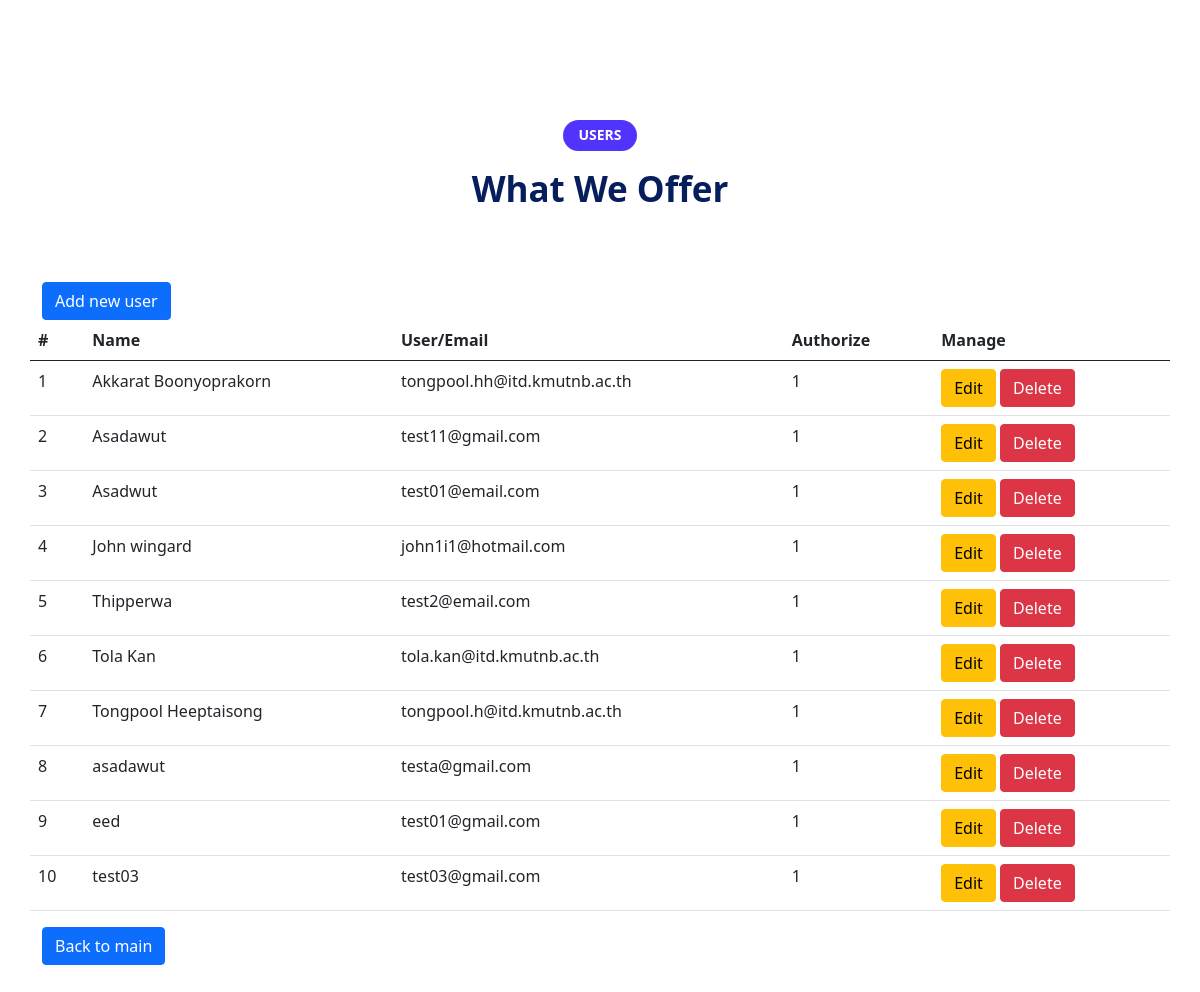
The page /user (signed in) on the database its author committed.
### tables this page shows
CREATE TABLE "username" (
	"username"	TEXT NOT NULL,
	"fullname"	TEXT,
	"password"	TEXT,
	"authorize"	INTEGER,
	PRIMARY KEY("username")
);

### app.py (the view)
@app.route("/user", methods=["GET"])
def user():
    if session['audit'] == True:
        conn = sql.connect(database)
        cur = conn.cursor()
        sql_select = """
        SELECT fullname,username,authorize
        FROM username
        ORDER BY fullname
        """
        cur.execute(sql_select)
        record = cur.fetchall() #(Tongpool Heeptaisong, tongpool.h@itd.kmutnb.ac.th, 1)
        conn.close()
        return render_template("user.html", user=record)
    else:
        return redirect('/sign-in')

### templates/user.html (shortened to what this page needs)
<!DOCTYPE html>
<html class="no-js" lang="zxx">
<head>
    <link rel="stylesheet" href="{{ url_for('static', filename='css/bootstrap.min.css') }}" />
    <link rel="stylesheet" href="{{ url_for('static', filename='css/LineIcons.2.0.css') }}" />
    <link rel="stylesheet" href="{{ url_for('static', filename='css/animate.css') }}" />
    <link rel="stylesheet" href="{{ url_for('static', filename='css/tiny-slider.css') }}" />
    <link rel="stylesheet" href="{{ url_for('static', filename='css/glightbox.min.css') }}" />
    <link rel="stylesheet" href="{{ url_for('static', filename='css/main.css') }}" />
    <link href="https://cdn.jsdelivr.net/npm/bootstrap@5.0.2/dist/css/bootstrap.min.css" rel="stylesheet">
</head>
<body>
    <section class="services style3 section">
        <div class="container">
            <div class="row">
                <div class="col-12">
                    <div class="section-title">
                        <h3 class="wow zoomIn" data-wow-delay=".2s">Users</h3>
                        <h2 class="wow fadeInUp" data-wow-delay=".4s">What we offer</h2>
                    </div>
                </div>
            </div>
            <a class="btn btn-primary" href="/user-add" role="button">Add new user</a>
            <div class="row">
                <table class="table">
                    <thead>
                        <tr>
                            <th scope="col">#</th>
                            <th scope="col">Name</th>
                            <th scope="col">User/Email</th>
                            <th scope="col">Authorize</th>
                            <th scope="col">Manage</th>
                        </tr>
                    </thead>
                    <tbody>
                        {% for name in user %}
                        <tr>
                            <td scope="row">{{ loop.index }}</td>
                            <td>{{ name[0] }}</td>
                            <td>{{ name[1] }}</td>
                            <td>{{ name[2] }}</td>
                            <td>
                                <a class="btn btn-warning" href="/user-edit/{{ name[1] }}" role="button">Edit</a>
                                <a class="btn btn-danger" href="/user-delete/{{ name[1] }}" role="button">Delete</a>
                            </td>
                        </tr>
                        {% endfor %}
                    </tbody>
                </table>
            </div>
            <a class="btn btn-primary" href="/main-program" role="button">Back to main</a>
        </div>
    </section>
</body>
</html>

### rows shown on the page
username: fullname "Akkarat Boonyoprakorn", username "tongpool.hh@itd.kmutnb.ac.th", authorize "1"
username: fullname "Asadawut", username "test11@gmail.com", authorize "1"
username: fullname "Asadwut", username "test01@email.com", authorize "1"
username: fullname "John wingard", username "john1i1@hotmail.com", authorize "1"
username: fullname "Thipperwa", username "test2@email.com", authorize "1"
username: fullname "Tola Kan", username "tola.kan@itd.kmutnb.ac.th", authorize "1"
username: fullname "Tongpool Heeptaisong", username "tongpool.h@itd.kmutnb.ac.th", authorize "1"
username: fullname "asadawut", username "testa@gmail.com", authorize "1"
username: fullname "eed", username "test01@gmail.com", authorize "1"
username: fullname "test03", username "test03@gmail.com", authorize "1"
